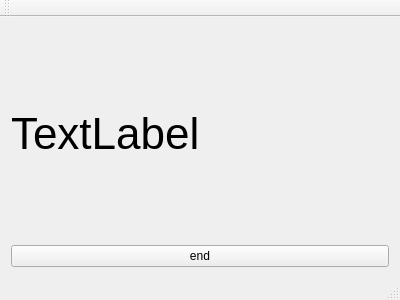
<?xml version="1.0" encoding="UTF-8"?>
<ui version="4.0">
 <class>MainWindow</class>
 <widget class="QMainWindow" name="MainWindow">
  <property name="geometry">
   <rect>
    <x>0</x>
    <y>0</y>
    <width>400</width>
    <height>300</height>
   </rect>
  </property>
  <property name="windowTitle">
   <string>MainWindow</string>
  </property>
  <widget class="QWidget" name="centralWidget">
   <layout class="QGridLayout" name="gridLayout">
    <item row="0" column="0">
     <widget class="QLabel" name="test_label">
      <property name="font">
       <font>
        <pointsize>33</pointsize>
       </font>
      </property>
      <property name="text">
       <string>TextLabel</string>
      </property>
     </widget>
    </item>
    <item row="1" column="0">
     <widget class="QPushButton" name="pushButton">
      <property name="text">
       <string>end</string>
      </property>
     </widget>
    </item>
   </layout>
  </widget>
  <widget class="QMenuBar" name="menuBar">
   <property name="geometry">
    <rect>
     <x>0</x>
     <y>0</y>
     <width>400</width>
     <height>22</height>
    </rect>
   </property>
  </widget>
  <widget class="QToolBar" name="mainToolBar">
   <attribute name="toolBarArea">
    <enum>TopToolBarArea</enum>
   </attribute>
   <attribute name="toolBarBreak">
    <bool>false</bool>
   </attribute>
  </widget>
  <widget class="QStatusBar" name="statusBar"/>
 </widget>
 <layoutdefault spacing="6" margin="11"/>
 <resources/>
 <connections/>
</ui>
